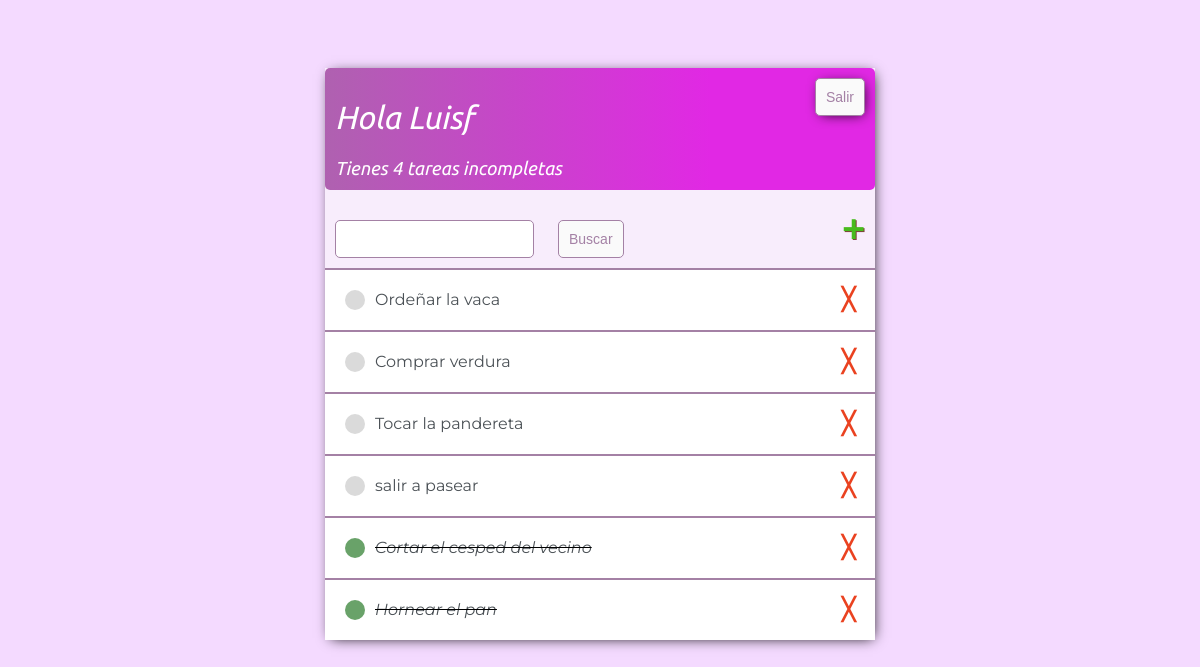
The app's page / (signed in) with its own data.
### base/models.py (models this page shows)
class Tarea(models.Model):
    usuario = models.ForeignKey(User,
                                on_delete=models.CASCADE,
                                null=True,
                                blank=True
                                )
    titulo = models.CharField(max_length=200)
    descripcion = models.TextField(null=True,blank=True)
    completo = models.BooleanField(default=False)
    creado = models.DateTimeField(auto_now_add=True)
    def __str__(self):
        return self.titulo
    class Meta:
        ordering = ['completo']

### base/views.py (the view)
# urls.py: urlpatterns = [path('',ListaPendientes.as_view(),name='tareas'),
class ListaPendientes(LoginRequiredMixin,ListView):
    model = Tarea
    context_object_name = 'tareas'
    def get_context_data(self, **kwarg):
        context = super().get_context_data(**kwarg)
        context['tareas'] = context['tareas'].filter(usuario=self.request.user)
        context['count'] = context['tareas'].filter(completo=False).count()
        valor_buscado = self.request.GET.get('area-buscar') or ''
        if valor_buscado:
            context['tareas'] = context['tareas'].filter(titulo__contains=valor_buscado)
        context['valor_buscado'] = valor_buscado
        return context

### base/templates/base/tarea_list.html (shortened to what this page needs)
{%extends 'base/principal.html'%}
{% block content %}
<div class="barra-superior">
    <div>
        <h1>Hola {{request.user|title}}</h1>
        <h3 style="margin:0px">Tienes <i>{{count}}</i> tarea{{count|pluralize}} incompleta{{count|pluralize}}</h3>
    </div>
    {%if request.user.is_authenticated%}
    <form method="post" action="{% url 'logout' %}">
        <button class="boton" type="submit">Salir</button>
    </form>
    {% else %}
        <a href="{% url 'login' %}">Ingresar</a>
    {% endif %}
</div>
<div id="envoltorio-agregar-buscar">
    <form method="get" style="margin-top:20px; display:flex;">
        <input type="text" name="area-buscar" value="{{valor_buscado}}" > &ensp;&ensp;&ensp;
        <input class="boton" type="submit" value="Buscar">
    </form>
    <a id="enlace-agregar" href="{% url 'crear-tarea' %}">&#x1F7A5;</a>
</div>
<div class="envoltorio-items-tarea">
    {% for tarea in tareas %}
    <div class="envoltorio-tarea">
        {% if tarea.completo %}
        <div class="titulo-tarea">
            <div class="icono-tarea-completa"></div>
                <i><s><a href="{% url 'editar-tarea' tarea.id %}">{{tarea}}</a></s></i>
        </div>
        <a class="enlace-eliminar" href="{% url 'eliminar-tarea' tarea.id %}">&#x2573;</a>
        {% else %}
        <div class="titulo-tarea">
            <div class="icono-tarea-incompleta"></div>
                <a href="{% url 'editar-tarea' tarea.id %}">{{tarea}}</a>
        </div>
        <a class="enlace-eliminar" href="{% url 'eliminar-tarea' tarea.id %}">&#x2573;</a>
        {% endif %}
    </div>
    {% empty %}
    <h3>No hay elementos en esta lista</h3>
    {% endfor %}
</div>
{% endblock content %}

### base/templates/base/principal.html (shortened to what this page needs)
<!DOCTYPE html>
<html lang="es">
<head>
</head>
<body>
    <div class="container">
        {% block content %}
        {% endblock content %}
    </div>
</body>
</html>

### base/templates/base/principal.html (style rules this page uses)
body { background-color: #F4DAFF; font-family: "Montserrat", sans-serif; padding-top: 60px; }
.container { max-width: 550px; margin: auto; background-color: #F8EDFC; -webkit-box-shadow: 2px 2px 13px -4px rgba(0,0,0,1); box-shadow: 2px 2px 13px -4px rgba(0,0,0,1); }
h1,h2,h3,h4,h5,h6 { font-family: "Ubuntu", sans-serif; font-weight: 400; font-style: italic; }
a,p { color:#107709 ; }
.barra-superior { display:flex; justify-content: space-between; color:#ffffff; padding: 10px; border-radius: 5px 5px; background: linear-gradient(90deg,#AF61B0 0%, #E128E4 70%,#E128E4 100%); }
.barra-superior button { -webkit-box-shadow: 2px 2px 13px -4px rgba(0,0,0,1); box-shadow: 2px 2px 13px -4px rgba(0,0,0,1); }
.envoltorio-tarea { display:flex; align-items:center; justify-content: space-between; padding:20px; background-color: #ffffff; border-top: 2px solid rgb(164, 129, 165); }
.titulo-tarea { display:flex; }
.titulo-tarea a { text-decoration:none; color: #4b5156; margin-left: 10px; }
.icono-tarea-completa { height: 20px; width: 20px; background-color: rgb(105,162,105); border-radius: 50px; }
.icono-tarea-incompleta { height: 20px; width: 20px; background-color: rgb(218,218,218); border-radius: 50px; }
.enlace-eliminar { text-decoration:none; font-weight: 900; color: #EA4220; font-size: 22px; line-height: 0; }
#envoltorio-agregar-buscar { display:flex; justify-content: space-between; align-items: center; padding: 10px; }
#enlace-agregar { color: #48BB1D; text-decoration: none; font-size: 30px; text-shadow: 1px 1px #81413B; }
input[type=text], input[type=password], textarea { border: 1px solid rgb(164, 129, 165); border-radius: 5px; padding: 10px; width: 90%; }
.boton { border: 1px solid rgb(164, 129, 165); background-color: #FAFAFA; color: rgb(164, 129, 165); padding:10px; font-size:14px; border-radius:5px; cursor:pointer; text-decoration:none; }

### records on screen
Tarea: titulo "Ordeñar la vaca"
Tarea: titulo "Comprar verdura"
Tarea: titulo "Tocar la pandereta"
Tarea: titulo "salir a pasear"
Tarea: titulo "Cortar el cesped del vecino"
Tarea: titulo "Hornear el pan"

### other values on screen
{{ request.user|title }} "Luisf"
{{ count }} "4"
